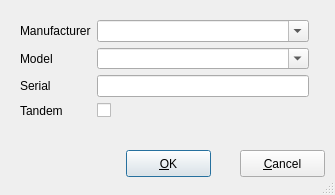
<?xml version="1.0" encoding="UTF-8"?>
<ui version="4.0">
 <class>GliderForm</class>
 <widget class="QDialog" name="GliderForm">
  <property name="geometry">
   <rect>
    <x>0</x>
    <y>0</y>
    <width>335</width>
    <height>195</height>
   </rect>
  </property>
  <property name="windowTitle">
   <string>Glider</string>
  </property>
  <property name="sizeGripEnabled">
   <bool>true</bool>
  </property>
  <widget class="QPushButton" name="buttonOk">
   <property name="geometry">
    <rect>
     <x>126</x>
     <y>150</y>
     <width>85</width>
     <height>27</height>
    </rect>
   </property>
   <property name="text">
    <string>&amp;OK</string>
   </property>
   <property name="shortcut">
    <string/>
   </property>
   <property name="autoDefault">
    <bool>true</bool>
   </property>
   <property name="default">
    <bool>true</bool>
   </property>
  </widget>
  <widget class="QPushButton" name="buttonCancel">
   <property name="geometry">
    <rect>
     <x>240</x>
     <y>150</y>
     <width>85</width>
     <height>27</height>
    </rect>
   </property>
   <property name="text">
    <string>&amp;Cancel</string>
   </property>
   <property name="shortcut">
    <string/>
   </property>
   <property name="autoDefault">
    <bool>true</bool>
   </property>
  </widget>
  <widget class="QWidget" name="layoutWidget">
   <property name="geometry">
    <rect>
     <x>9</x>
     <y>9</y>
     <width>311</width>
     <height>120</height>
    </rect>
   </property>
   <layout class="QFormLayout" name="formLayout">
    <item row="0" column="0">
     <widget class="QLabel" name="textLabelManu">
      <property name="text">
       <string>Manufacturer</string>
      </property>
      <property name="wordWrap">
       <bool>false</bool>
      </property>
     </widget>
    </item>
    <item row="0" column="1">
     <widget class="QComboBox" name="comboBoxManu">
      <property name="editable">
       <bool>true</bool>
      </property>
      <item>
       <property name="text">
        <string/>
       </property>
      </item>
     </widget>
    </item>
    <item row="1" column="0">
     <widget class="QLabel" name="textLabelModel">
      <property name="text">
       <string>Model</string>
      </property>
      <property name="wordWrap">
       <bool>false</bool>
      </property>
     </widget>
    </item>
    <item row="1" column="1">
     <widget class="QComboBox" name="comboBoxModel">
      <property name="editable">
       <bool>true</bool>
      </property>
      <item>
       <property name="text">
        <string/>
       </property>
      </item>
     </widget>
    </item>
    <item row="2" column="0">
     <widget class="QLabel" name="textLabelSerial">
      <property name="text">
       <string>Serial</string>
      </property>
      <property name="wordWrap">
       <bool>false</bool>
      </property>
     </widget>
    </item>
    <item row="2" column="1">
     <widget class="QLineEdit" name="lineEditSerial"/>
    </item>
    <item row="3" column="0">
     <widget class="QLabel" name="textLabelPassengers">
      <property name="text">
       <string>Tandem</string>
      </property>
      <property name="wordWrap">
       <bool>false</bool>
      </property>
     </widget>
    </item>
    <item row="3" column="1">
     <widget class="QCheckBox" name="checkBoxPassengers">
      <property name="text">
       <string/>
      </property>
     </widget>
    </item>
   </layout>
  </widget>
 </widget>
 <layoutdefault spacing="6" margin="11"/>
 <tabstops>
  <tabstop>comboBoxManu</tabstop>
  <tabstop>comboBoxModel</tabstop>
  <tabstop>lineEditSerial</tabstop>
  <tabstop>buttonOk</tabstop>
  <tabstop>buttonCancel</tabstop>
 </tabstops>
 <resources/>
 <connections>
  <connection>
   <sender>buttonOk</sender>
   <signal>clicked()</signal>
   <receiver>GliderForm</receiver>
   <slot>accept()</slot>
   <hints>
    <hint type="sourcelabel">
     <x>20</x>
     <y>20</y>
    </hint>
    <hint type="destinationlabel">
     <x>20</x>
     <y>20</y>
    </hint>
   </hints>
  </connection>
  <connection>
   <sender>buttonCancel</sender>
   <signal>clicked()</signal>
   <receiver>GliderForm</receiver>
   <slot>reject()</slot>
   <hints>
    <hint type="sourcelabel">
     <x>20</x>
     <y>20</y>
    </hint>
    <hint type="destinationlabel">
     <x>20</x>
     <y>20</y>
    </hint>
   </hints>
  </connection>
 </connections>
</ui>
